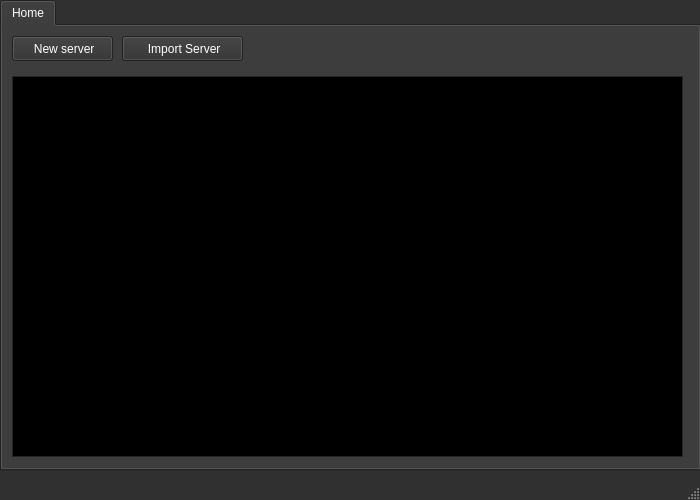
<?xml version="1.0" encoding="UTF-8"?>
<ui version="4.0">
 <class>MainWindow</class>
 <widget class="QMainWindow" name="MainWindow">
  <property name="geometry">
   <rect>
    <x>0</x>
    <y>0</y>
    <width>700</width>
    <height>500</height>
   </rect>
  </property>
  <property name="palette">
   <palette>
    <active>
     <colorrole role="WindowText">
      <brush brushstyle="SolidPattern">
       <color alpha="255">
        <red>255</red>
        <green>255</green>
        <blue>255</blue>
       </color>
      </brush>
     </colorrole>
     <colorrole role="Button">
      <brush brushstyle="SolidPattern">
       <color alpha="255">
        <red>48</red>
        <green>48</green>
        <blue>48</blue>
       </color>
      </brush>
     </colorrole>
     <colorrole role="Light">
      <brush brushstyle="SolidPattern">
       <color alpha="255">
        <red>72</red>
        <green>72</green>
        <blue>72</blue>
       </color>
      </brush>
     </colorrole>
     <colorrole role="Midlight">
      <brush brushstyle="SolidPattern">
       <color alpha="255">
        <red>60</red>
        <green>60</green>
        <blue>60</blue>
       </color>
      </brush>
     </colorrole>
     <colorrole role="Dark">
      <brush brushstyle="SolidPattern">
       <color alpha="255">
        <red>24</red>
        <green>24</green>
        <blue>24</blue>
       </color>
      </brush>
     </colorrole>
     <colorrole role="Mid">
      <brush brushstyle="SolidPattern">
       <color alpha="255">
        <red>204</red>
        <green>204</green>
        <blue>204</blue>
       </color>
      </brush>
     </colorrole>
     <colorrole role="Text">
      <brush brushstyle="SolidPattern">
       <color alpha="255">
        <red>255</red>
        <green>255</green>
        <blue>255</blue>
       </color>
      </brush>
     </colorrole>
     <colorrole role="BrightText">
      <brush brushstyle="SolidPattern">
       <color alpha="255">
        <red>255</red>
        <green>255</green>
        <blue>255</blue>
       </color>
      </brush>
     </colorrole>
     <colorrole role="ButtonText">
      <brush brushstyle="SolidPattern">
       <color alpha="255">
        <red>255</red>
        <green>255</green>
        <blue>255</blue>
       </color>
      </brush>
     </colorrole>
     <colorrole role="Base">
      <brush brushstyle="SolidPattern">
       <color alpha="255">
        <red>0</red>
        <green>0</green>
        <blue>0</blue>
       </color>
      </brush>
     </colorrole>
     <colorrole role="Window">
      <brush brushstyle="SolidPattern">
       <color alpha="255">
        <red>48</red>
        <green>48</green>
        <blue>48</blue>
       </color>
      </brush>
     </colorrole>
     <colorrole role="Shadow">
      <brush brushstyle="SolidPattern">
       <color alpha="255">
        <red>0</red>
        <green>0</green>
        <blue>0</blue>
       </color>
      </brush>
     </colorrole>
     <colorrole role="AlternateBase">
      <brush brushstyle="SolidPattern">
       <color alpha="255">
        <red>24</red>
        <green>24</green>
        <blue>24</blue>
       </color>
      </brush>
     </colorrole>
     <colorrole role="ToolTipBase">
      <brush brushstyle="SolidPattern">
       <color alpha="255">
        <red>255</red>
        <green>255</green>
        <blue>220</blue>
       </color>
      </brush>
     </colorrole>
     <colorrole role="ToolTipText">
      <brush brushstyle="SolidPattern">
       <color alpha="255">
        <red>0</red>
        <green>0</green>
        <blue>0</blue>
       </color>
      </brush>
     </colorrole>
     <colorrole role="PlaceholderText">
      <brush brushstyle="SolidPattern">
       <color alpha="127">
        <red>255</red>
        <green>255</green>
        <blue>255</blue>
       </color>
      </brush>
     </colorrole>
     <colorrole role="Accent">
      <brush brushstyle="SolidPattern">
       <color alpha="255">
        <red>0</red>
        <green>0</green>
        <blue>0</blue>
       </color>
      </brush>
     </colorrole>
    </active>
    <inactive>
     <colorrole role="WindowText">
      <brush brushstyle="SolidPattern">
       <color alpha="255">
        <red>255</red>
        <green>255</green>
        <blue>255</blue>
       </color>
      </brush>
     </colorrole>
     <colorrole role="Button">
      <brush brushstyle="SolidPattern">
       <color alpha="255">
        <red>48</red>
        <green>48</green>
        <blue>48</blue>
       </color>
      </brush>
     </colorrole>
     <colorrole role="Light">
      <brush brushstyle="SolidPattern">
       <color alpha="255">
        <red>72</red>
        <green>72</green>
        <blue>72</blue>
       </color>
      </brush>
     </colorrole>
     <colorrole role="Midlight">
      <brush brushstyle="SolidPattern">
       <color alpha="255">
        <red>60</red>
        <green>60</green>
        <blue>60</blue>
       </color>
      </brush>
     </colorrole>
     <colorrole role="Dark">
      <brush brushstyle="SolidPattern">
       <color alpha="255">
        <red>24</red>
        <green>24</green>
        <blue>24</blue>
       </color>
      </brush>
     </colorrole>
     <colorrole role="Mid">
      <brush brushstyle="SolidPattern">
       <color alpha="255">
        <red>204</red>
        <green>204</green>
        <blue>204</blue>
       </color>
      </brush>
     </colorrole>
     <colorrole role="Text">
      <brush brushstyle="SolidPattern">
       <color alpha="255">
        <red>255</red>
        <green>255</green>
        <blue>255</blue>
       </color>
      </brush>
     </colorrole>
     <colorrole role="BrightText">
      <brush brushstyle="SolidPattern">
       <color alpha="255">
        <red>255</red>
        <green>255</green>
        <blue>255</blue>
       </color>
      </brush>
     </colorrole>
     <colorrole role="ButtonText">
      <brush brushstyle="SolidPattern">
       <color alpha="255">
        <red>255</red>
        <green>255</green>
        <blue>255</blue>
       </color>
      </brush>
     </colorrole>
     <colorrole role="Base">
      <brush brushstyle="SolidPattern">
       <color alpha="255">
        <red>0</red>
        <green>0</green>
        <blue>0</blue>
       </color>
      </brush>
     </colorrole>
     <colorrole role="Window">
      <brush brushstyle="SolidPattern">
       <color alpha="255">
        <red>48</red>
        <green>48</green>
        <blue>48</blue>
       </color>
      </brush>
     </colorrole>
     <colorrole role="Shadow">
      <brush brushstyle="SolidPattern">
       <color alpha="255">
        <red>0</red>
        <green>0</green>
        <blue>0</blue>
       </color>
      </brush>
     </colorrole>
     <colorrole role="AlternateBase">
      <brush brushstyle="SolidPattern">
       <color alpha="255">
        <red>24</red>
        <green>24</green>
        <blue>24</blue>
       </color>
      </brush>
     </colorrole>
     <colorrole role="ToolTipBase">
      <brush brushstyle="SolidPattern">
       <color alpha="255">
        <red>255</red>
        <green>255</green>
        <blue>220</blue>
       </color>
      </brush>
     </colorrole>
     <colorrole role="ToolTipText">
      <brush brushstyle="SolidPattern">
       <color alpha="255">
        <red>0</red>
        <green>0</green>
        <blue>0</blue>
       </color>
      </brush>
     </colorrole>
     <colorrole role="PlaceholderText">
      <brush brushstyle="SolidPattern">
       <color alpha="127">
        <red>255</red>
        <green>255</green>
        <blue>255</blue>
       </color>
      </brush>
     </colorrole>
     <colorrole role="Accent">
      <brush brushstyle="SolidPattern">
       <color alpha="255">
        <red>0</red>
        <green>0</green>
        <blue>0</blue>
       </color>
      </brush>
     </colorrole>
    </inactive>
    <disabled>
     <colorrole role="WindowText">
      <brush brushstyle="SolidPattern">
       <color alpha="255">
        <red>24</red>
        <green>24</green>
        <blue>24</blue>
       </color>
      </brush>
     </colorrole>
     <colorrole role="Button">
      <brush brushstyle="SolidPattern">
       <color alpha="255">
        <red>48</red>
        <green>48</green>
        <blue>48</blue>
       </color>
      </brush>
     </colorrole>
     <colorrole role="Light">
      <brush brushstyle="SolidPattern">
       <color alpha="255">
        <red>72</red>
        <green>72</green>
        <blue>72</blue>
       </color>
      </brush>
     </colorrole>
     <colorrole role="Midlight">
      <brush brushstyle="SolidPattern">
       <color alpha="255">
        <red>60</red>
        <green>60</green>
        <blue>60</blue>
       </color>
      </brush>
     </colorrole>
     <colorrole role="Dark">
      <brush brushstyle="SolidPattern">
       <color alpha="255">
        <red>24</red>
        <green>24</green>
        <blue>24</blue>
       </color>
      </brush>
     </colorrole>
     <colorrole role="Mid">
      <brush brushstyle="SolidPattern">
       <color alpha="255">
        <red>204</red>
        <green>204</green>
        <blue>204</blue>
       </color>
      </brush>
     </colorrole>
     <colorrole role="Text">
      <brush brushstyle="SolidPattern">
       <color alpha="255">
        <red>24</red>
        <green>24</green>
        <blue>24</blue>
       </color>
      </brush>
     </colorrole>
     <colorrole role="BrightText">
      <brush brushstyle="SolidPattern">
       <color alpha="255">
        <red>255</red>
        <green>255</green>
        <blue>255</blue>
       </color>
      </brush>
     </colorrole>
     <colorrole role="ButtonText">
      <brush brushstyle="SolidPattern">
       <color alpha="255">
        <red>24</red>
        <green>24</green>
        <blue>24</blue>
       </color>
      </brush>
     </colorrole>
     <colorrole role="Base">
      <brush brushstyle="SolidPattern">
       <color alpha="255">
        <red>48</red>
        <green>48</green>
        <blue>48</blue>
       </color>
      </brush>
     </colorrole>
     <colorrole role="Window">
      <brush brushstyle="SolidPattern">
       <color alpha="255">
        <red>48</red>
        <green>48</green>
        <blue>48</blue>
       </color>
      </brush>
     </colorrole>
     <colorrole role="Shadow">
      <brush brushstyle="SolidPattern">
       <color alpha="255">
        <red>0</red>
        <green>0</green>
        <blue>0</blue>
       </color>
      </brush>
     </colorrole>
     <colorrole role="AlternateBase">
      <brush brushstyle="SolidPattern">
       <color alpha="255">
        <red>48</red>
        <green>48</green>
        <blue>48</blue>
       </color>
      </brush>
     </colorrole>
     <colorrole role="ToolTipBase">
      <brush brushstyle="SolidPattern">
       <color alpha="255">
        <red>255</red>
        <green>255</green>
        <blue>220</blue>
       </color>
      </brush>
     </colorrole>
     <colorrole role="ToolTipText">
      <brush brushstyle="SolidPattern">
       <color alpha="255">
        <red>0</red>
        <green>0</green>
        <blue>0</blue>
       </color>
      </brush>
     </colorrole>
     <colorrole role="PlaceholderText">
      <brush brushstyle="SolidPattern">
       <color alpha="127">
        <red>24</red>
        <green>24</green>
        <blue>24</blue>
       </color>
      </brush>
     </colorrole>
     <colorrole role="Accent">
      <brush brushstyle="SolidPattern">
       <color alpha="255">
        <red>34</red>
        <green>34</green>
        <blue>34</blue>
       </color>
      </brush>
     </colorrole>
    </disabled>
   </palette>
  </property>
  <property name="windowTitle">
   <string>Quick Minecraft Server Manager</string>
  </property>
  <widget class="QWidget" name="centralwidget">
   <widget class="QTabWidget" name="tabWidget">
    <property name="geometry">
     <rect>
      <x>0</x>
      <y>0</y>
      <width>701</width>
      <height>471</height>
     </rect>
    </property>
    <property name="currentIndex">
     <number>0</number>
    </property>
    <widget class="QWidget" name="homeTab">
     <attribute name="title">
      <string>Home</string>
     </attribute>
     <widget class="QPushButton" name="newServerBtn">
      <property name="geometry">
       <rect>
        <x>10</x>
        <y>10</y>
        <width>101</width>
        <height>25</height>
       </rect>
      </property>
      <property name="cursor">
       <cursorShape>PointingHandCursor</cursorShape>
      </property>
      <property name="text">
       <string> New server</string>
      </property>
      <property name="icon">
       <iconset resource="resource.qrc">
        <normaloff>:/imgs/icons/plus.svg</normaloff>:/imgs/icons/plus.svg</iconset>
      </property>
      <property name="iconSize">
       <size>
        <width>12</width>
        <height>12</height>
       </size>
      </property>
     </widget>
     <widget class="QPushButton" name="importServerBtn">
      <property name="geometry">
       <rect>
        <x>120</x>
        <y>10</y>
        <width>121</width>
        <height>25</height>
       </rect>
      </property>
      <property name="text">
       <string> Import Server</string>
      </property>
      <property name="icon">
       <iconset resource="resource.qrc">
        <normaloff>:/imgs/icons/download.svg</normaloff>:/imgs/icons/download.svg</iconset>
      </property>
      <property name="iconSize">
       <size>
        <width>12</width>
        <height>12</height>
       </size>
      </property>
     </widget>
     <widget class="QListWidget" name="listWidget">
      <property name="geometry">
       <rect>
        <x>10</x>
        <y>50</y>
        <width>671</width>
        <height>381</height>
       </rect>
      </property>
     </widget>
    </widget>
   </widget>
  </widget>
  <widget class="QStatusBar" name="statusbar"/>
 </widget>
 <resources>
  <include location="resource.qrc"/>
 </resources>
 <connections/>
</ui>
